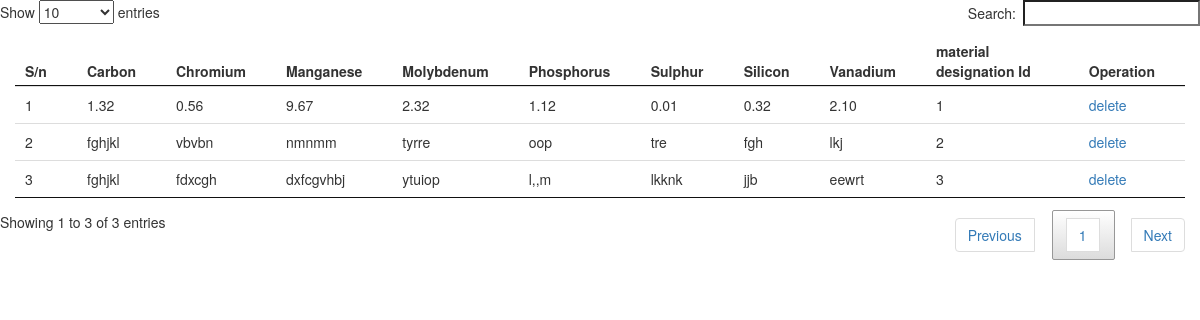
/admin/chemicalprop_list.php, run on the app's committed database.
### tables this page shows
CREATE TABLE IF NOT EXISTS `chemical_prop` (
`id` int(10) NOT NULL,
  `carbon` varchar(200) NOT NULL,
  `chromium` varchar(200) NOT NULL,
  `manganese` varchar(200) NOT NULL,
  `molybdenum` varchar(200) NOT NULL,
  `phosphorus` varchar(200) NOT NULL,
  `sulphur` varchar(200) NOT NULL,
  `silicon` varchar(200) NOT NULL,
  `vanadium` varchar(200) NOT NULL,
  `material_desc_id` int(10) unsigned NOT NULL
);

### admin/chemicalprop_list.php (the view, shortened to what this page needs)
<!DOCTYPE html>
<html>
	<head>
		<link rel="stylesheet" type="text/css" href="./css/bootstrap.min.css">
		<link rel="stylesheet" type="text/css" href="./css/dataTables.bootstrap.min.css">
		<link rel="stylesheet" type="text/css" href="./css/jquery.dataTables.min.css">
		<link rel="stylesheet" type="text/css" href="./css/jquery.dataTables_themeroller.css">
	</head>
	<body>
		<div>
			<div class="col-md-12">
				<table id="myTable" class="table">
					<thead>
						<th>S/n</th>
						<th>Carbon</th>
						<th>Chromium</th>
						<th>Manganese</th>
						<th>Molybdenum</th>
						<th>Phosphorus</th>
						<th>Sulphur</th>
						<th>Silicon</th>
						<th>Vanadium</th>
						<th>material designation Id</th>
						<th>Operation</th>
					</thead>
					<tbody>
						<?php
							$sn=1;
							$query=mysql_query("SELECT * FROM chemical_prop");
							while($row = mysql_fetch_array($query))
							{
						?>
								<tr>
									<td><?php echo $sn ?></td>
									<td><?php echo $row['carbon'] ?></td>
							        <td><?php echo $row['chromium'] ?></td>
							        <td><?php echo $row['manganese'] ?></td>
							        <td><?php echo $row['molybdenum'] ?></td>
							        <td><?php echo $row['phosphorus'] ?></td>
							        <td><?php echo $row['sulphur'] ?></td>
							        <td><?php echo $row['silicon'] ?></td>
							        <td><?php echo $row['vanadium'] ?></td>
							        <td><?php echo $row['material_desc_id'] ?></td>
									<td><a  href="delete.php?chemical=<?php echo $row['id'] ?>">delete</a></td>
								</tr>
								<?php $sn = $sn + 1; ?>
						<?php
							}
						?>
					</tbody>
				</table>
			</div>
		</div>
	</body>
</html>

### data on the page
chemical_prop: carbon "1.32", chromium "0.56", manganese "9.67", molybdenum "2.32", phosphorus "1.12", sulphur "0.01", silicon "0.32", vanadium "2.10", material_desc "1"
chemical_prop: carbon "fghjkl", chromium "vbvbn", manganese "nmnmm", molybdenum "tyrre", phosphorus "oop", sulphur "tre", silicon "fgh", vanadium "lkj", material_desc "2"
chemical_prop: carbon "fghjkl", chromium "fdxcgh", manganese "dxfcgvhbj", molybdenum "ytuiop", phosphorus "l,,m", sulphur "lkknk", silicon "jjb", vanadium "eewrt", material_desc "3"
